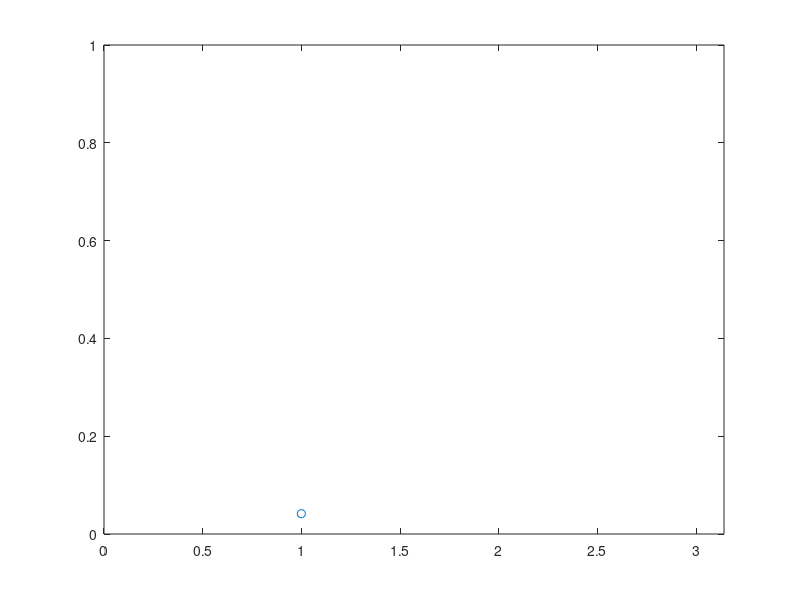

Recreate this plot in MATLAB.
t=0:0.1:pi;
y1=sin(t);
for i=1:length(y1)
    plot(y1(i),'o',LineWidth=4)
    axis([0,pi,0,1])
    pause(0.1)
    drawnow();
end